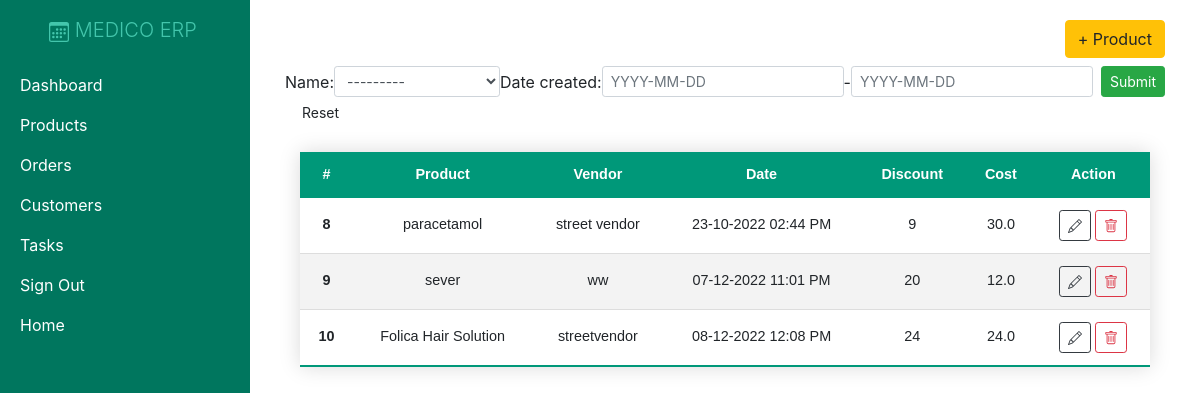
Screenshot of /products/ with the database file from the repository.
### crm/models.py (models this page shows)
class Product(models.Model):
    name = models.CharField(max_length=200, null=True)
    cost = models.FloatField(null=True)
    vendor = models.CharField(max_length=200, null=True)
    discount = models.IntegerField(default=0)
    date_created = models.DateTimeField(auto_now_add=True, null=True)
    product_image= models.ImageField(upload_to="images")
    def __str__(self):
        return self.name

### crm/views.py (the view)
# urls.py: path('products/', views.products, name="products"),
def products(request):
    products = Product.objects.all()
    pf = ProductFilter(request.GET, queryset=products)
    products = pf.qs
    return render(request,'crm/products.html',{'products':products,'pf':pf})

### crm/templates/crm/products.html (shortened to what this page needs)
{% extends 'crm/main.html' %}
{% block content %}
<div class="d-flex justify-content-end mb-2">
  <a class="btn btn-warning" href="{% url 'create_product' %}">+ Product</a>
</div>
<form method="get" class="form-inline">
  {{pf.form}}
  <input type="submit" class="btn btn-sm btn-success ml-2" />
  <a href="{% url 'products' %}" class="btn btn-sm ml-2">Reset</a>
</form>
<div class="container w-100 d-flex justify-content-center mt-4">
  <table class="my-table w-100 text-center">
    <thead>
      <tr class="text-center">
        <th scope="col">#</th>
        <th scope="col">Product</th>
        <th scope="col">Vendor</th>
        <th scope="col">Date</th>
        <th scope="col">Discount</th>
        <th scope="col">Cost</th>
        <th scope="col">Action</th>
      </tr>
    </thead>
    <tbody>
      {% for p in products %}
      <tr>
        <th scope="row">{{ p.pk }}</th>
        <td>{{ p.name }}</td>
        <td>{{ p.vendor }}</td>
        <td>{{ p.date_created | date:"d-m-Y h:i A" }}</td>
        <td>{{ p.discount }}</td>
        <td>{{ p.cost }}</td>
        <td>
          <a class="btn btn-sm btn-outline-dark" href="{% url 'update_product' p.id %}"></a>
          <a class="btn btn-sm btn-outline-danger" href="{% url 'delete_product' p.id %}"></a></td>
      </tr>
      {% endfor %}
    </tbody>
  </table>
</div>
{% endblock content %}

### static/css/main.css (style rules this page uses)
.my-table { border-collapse: collapse; font-size: 0.9em; font-family: sans-serif; min-width: 400px; box-shadow: 0 0 20px rgba(0, 0, 0, 0.15); }
.my-table thead tr { background-color: #009879; color: #ffffff; text-align: left; }
.my-table th, .my-table td { padding: 12px 15px; }
.my-table tbody tr { border-bottom: 1px solid #dddddd; }
.my-table tbody tr:nth-of-type(even) { background-color: #f3f3f3; }
.my-table tbody tr:last-of-type { border-bottom: 2px solid #009879; }

### rows the page displays
Product: name "---------", pk "8", name "paracetamol", vendor "street vendor", date_created "23-10-2022 02:44 PM", discount "9", cost "30.0"
Product: pk "9", name "sever", vendor "ww", date_created "07-12-2022 11:01 PM", discount "20", cost "12.0"
Product: pk "10", name "Folica Hair Solution", vendor "streetvendor", date_created "08-12-2022 12:08 PM", discount "24", cost "24.0"
